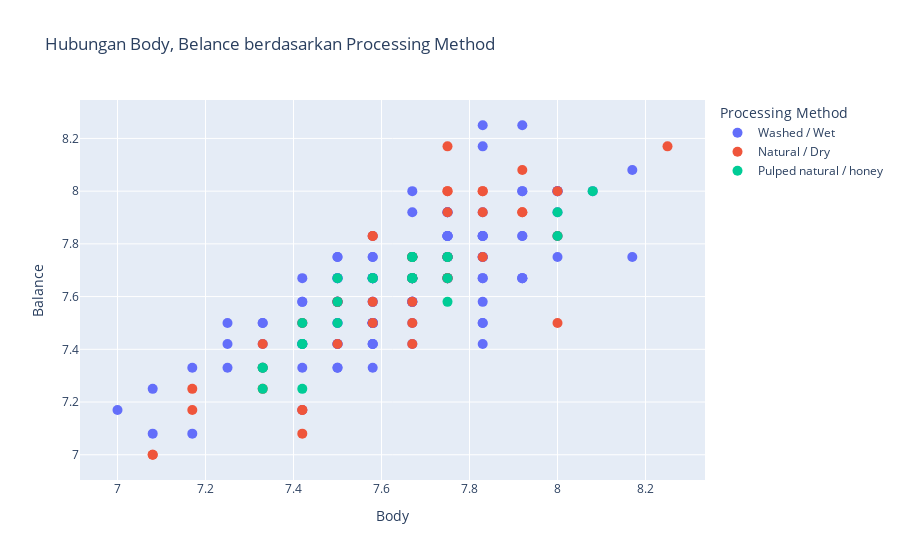

The notebook cell saved with this chart:
### Code cell
fig = px.scatter(df, x='Body', y='Balance', color='Processing Method',
                 labels={'Body': 'Body', 'Balance': 'Balance', 'Processing Method': 'Processing Method'},
                 title='Hubungan Body, Belance berdasarkan Processing Method')

fig.update_traces(
    marker=dict(size=10),
    selector=dict(mode='markers')
)

fig.show()

### Figure 1 — Plotly figure (JSON) as saved in the notebook; plotly's stock layout.template omitted (floating-point values rounded to 4 significant figures; data arrays with more than 128 entries replaced by an {"elided": "..."} marker saying what was removed)
{"data": [{"hovertemplate": "Processing Method=Washed / Wet<br>Body=%{x}<br>Balance=%{y}<extra></extra>", "legendgroup": "Washed / Wet", "marker": {"color": "#636efa", "size": 10, "symbol": "circle"}, "mode": "markers", "name": "Washed / Wet", "orientation": "v", "showlegend": true, "type": "scatter", "x": {"elided": "129 float values"}, "xaxis": "x", "y": {"elided": "129 float values"}, "yaxis": "y"}, {"hovertemplate": "Processing Method=Natural / Dry<br>Body=%{x}<br>Balance=%{y}<extra></extra>", "legendgroup": "Natural / Dry", "marker": {"color": "#EF553B", "size": 10, "symbol": "circle"}, "mode": "markers", "name": "Natural / Dry", "orientation": "v", "showlegend": true, "type": "scatter", "x": [7.92, 7.92, 8.25, 8, 7.92, 7.83, 7.75, 8, 7.83, 7.58, 7.75, 7.67, 7.75, 7.67, 7.67, 7.83, 7.75, 7.83, 7.67, 7.58, 7.5, 8, 7.75, 7.67, 7.75, 7.67, 7.58, 7.67, 7.75, 7.67, 7.5, 7.58, 7.75, 7.5, 7.42, 7.67, 7.33, 7.33, 7.33, 7.17, 7.08, 7.42, 7.17, 7.42, 7.42, 7.08], "xaxis": "x", "y": [8.08, 7.92, 8.17, 8, 7.92, 8, 8, 7.83, 7.92, 7.83, 7.92, 7.75, 7.75, 7.75, 7.75, 8, 7.75, 7.75, 7.75, 7.83, 7.58, 7.5, 8, 7.58, 7.67, 7.67, 7.58, 7.67, 7.67, 7.5, 7.42, 7.5, 8.17, 7.58, 7.5, 7.42, 7.42, 7.25, 7.33, 7.25, 7, 7.08, 7.17, 7.17, 7.17, 7], "yaxis": "y"}, {"hovertemplate": "Processing Method=Pulped natural / honey<br>Body=%{x}<br>Balance=%{y}<extra></extra>", "legendgroup": "Pulped natural / honey", "marker": {"color": "#00cc96", "size": 10, "symbol": "circle"}, "mode": "markers", "name": "Pulped natural / honey", "orientation": "v", "showlegend": true, "type": "scatter", "x": [8, 8.08, 8, 7.67, 7.67, 7.75, 7.67, 7.75, 7.67, 7.58, 7.75, 7.67, 7.5, 7.58, 7.5, 7.5, 7.67, 7.75, 7.42, 7.42, 7.42, 7.42, 7.33, 7.33, 7.33], "xaxis": "x", "y": [7.92, 8, 7.83, 7.75, 7.75, 7.75, 7.67, 7.75, 7.67, 7.67, 7.67, 7.67, 7.67, 7.67, 7.58, 7.5, 7.75, 7.58, 7.5, 7.25, 7.42, 7.42, 7.33, 7.33, 7.25], "yaxis": "y"}], "layout": {"legend": {"title": {"text": "Processing Method"}, "tracegroupgap": 0}, "title": {"text": "Hubungan Body, Belance berdasarkan Processing Method"}, "xaxis": {"anchor": "y", "domain": [0, 1], "title": {"text": "Body"}}, "yaxis": {"anchor": "x", "domain": [0, 1], "title": {"text": "Balance"}}}}
